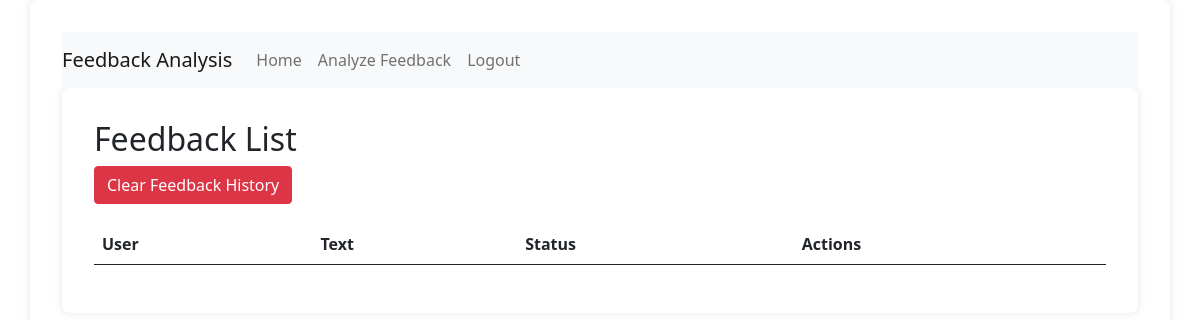
/home/feedback_list/ (signed in), run on an earlier commit of the app's database.
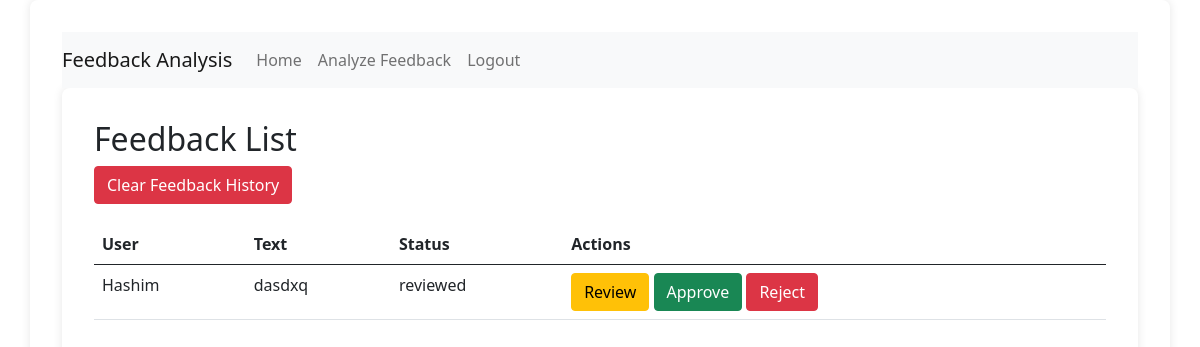
And on a later commit of the database.
### feedback/models.py (models this page shows, shortened)
class Feedback(models.Model):
    STATUS_CHOICES = (
        ('submitted', 'Submitted'),
        ('reviewed', 'Reviewed'),
        ('approved', 'Approved'),
        ('rejected', 'Rejected'),
    )
    user = models.ForeignKey(CustomUser, on_delete=models.CASCADE)
    text = models.TextField()
    status = models.CharField(max_length=10, choices=STATUS_CHOICES, default='submitted')
    submitted_at = models.DateTimeField(auto_now_add=True)
    reviewed_at = models.DateTimeField(null=True, blank=True)
    approved_at = models.DateTimeField(null=True, blank=True)
    rejected_at = models.DateTimeField(null=True, blank=True)

class CustomUser(AbstractUser):
    ROLE_CHOICES = (
        ('admin', 'Admin'),
        ('manager', 'Manager'),
        ('user', 'User'),
    )
    role = models.CharField(max_length=10, choices=ROLE_CHOICES, default='user')

### feedback/views.py (the view)
# urls.py: path('feedback_list/', views.feedback_list, name='feedback_list'),
@login_required
@user_passes_test(lambda u: u.role in ['manager', 'admin'])
def feedback_list(request):
    feedbacks = Feedback.objects.all()
    logger.info(f"Retrieved {feedbacks.count()} feedbacks")
    return render(request, 'feedback/feedback_list.html', {'feedbacks': feedbacks})

### feedback/templates/feedback/feedback_list.html (shortened to what this page needs)
{% extends "base_generic.html" %}
{% block content %}
  <h2>Feedback List</h2>
  <form action="{% url 'clear_feedback_history' %}" method="post" style="margin-bottom: 20px;">
    <button type="submit" class="btn btn-danger">Clear Feedback History</button>
  </form>
  <table class="table">
    <thead>
      <tr>
        <th>User</th>
        <th>Text</th>
        <th>Status</th>
        <th>Actions</th>
      </tr>
    </thead>
    <tbody>
      {% for feedback in feedbacks %}
        <tr>
          <td>{{ feedback.user.username }}</td>
          <td>{{ feedback.text }}</td>
          <td>{{ feedback.status }}</td>
          <td>
            {% if user.role == 'manager' or user.role == 'admin' %}
              <form action="{% url 'review_feedback' feedback.id %}" method="post" style="display:inline;">
                <button type="submit" class="btn btn-warning">Review</button>
              </form>
            {% endif %}
            {% if user.role == 'admin' %}
              <form action="{% url 'approve_feedback' feedback.id %}" method="post" style="display:inline;">
                <button type="submit" class="btn btn-success">Approve</button>
              </form>
              <form action="{% url 'reject_feedback' feedback.id %}" method="post" style="display:inline;">
                <button type="submit" class="btn btn-danger">Reject</button>
              </form>
            {% endif %}
          </td>
        </tr>
      {% endfor %}
    </tbody>
  </table>
{% endblock %}

### templates/base_generic.html (shortened to what this page needs)
{% load static %}
<!DOCTYPE html>
<html lang="en">
<head>
    <link href="https://cdn.jsdelivr.net/npm/bootstrap@5.1.0/dist/css/bootstrap.min.css" rel="stylesheet">
    <link rel="stylesheet" href="{% static 'css/styles.css' %}">
</head>
<body>
<div class="container">
    <nav class="navbar navbar-expand-lg navbar-light bg-light">
        <a class="navbar-brand" href="{% url 'home' %}">Feedback Analysis</a>
        <div class="collapse navbar-collapse">
            <ul class="navbar-nav mr-auto">
                <li class="nav-item">
                    <a class="nav-link" href="{% url 'home' %}">Home</a>
                </li>
                <li class="nav-item">
                    <a class="nav-link" href="{% url 'analyze_feedback' %}">Analyze Feedback</a>
                </li>
                {% if user.is_authenticated %}
                    {% if not request.path == '/feedback/register/' %}
                        <li class="nav-item">
                            <a class="nav-link" href="{% url 'logout' %}">Logout</a>
                        </li>
                    {% endif %}
                {% endif %}
            </ul>
        </div>
    </nav>
    <main role="main" class="container">
        {% block content %}
        {% endblock %}
    </main>
</div>
</body>
</html>

### static/css/styles.css (style rules this page uses)
.container { padding: 2rem; border-radius: 8px; box-shadow: 0 0 10px rgba(0, 0, 0, 0.1); }

What changed in the data, as far as the page shows it:
added Feedback: user.username "Hashim", text "dasdxq", status "reviewed"
